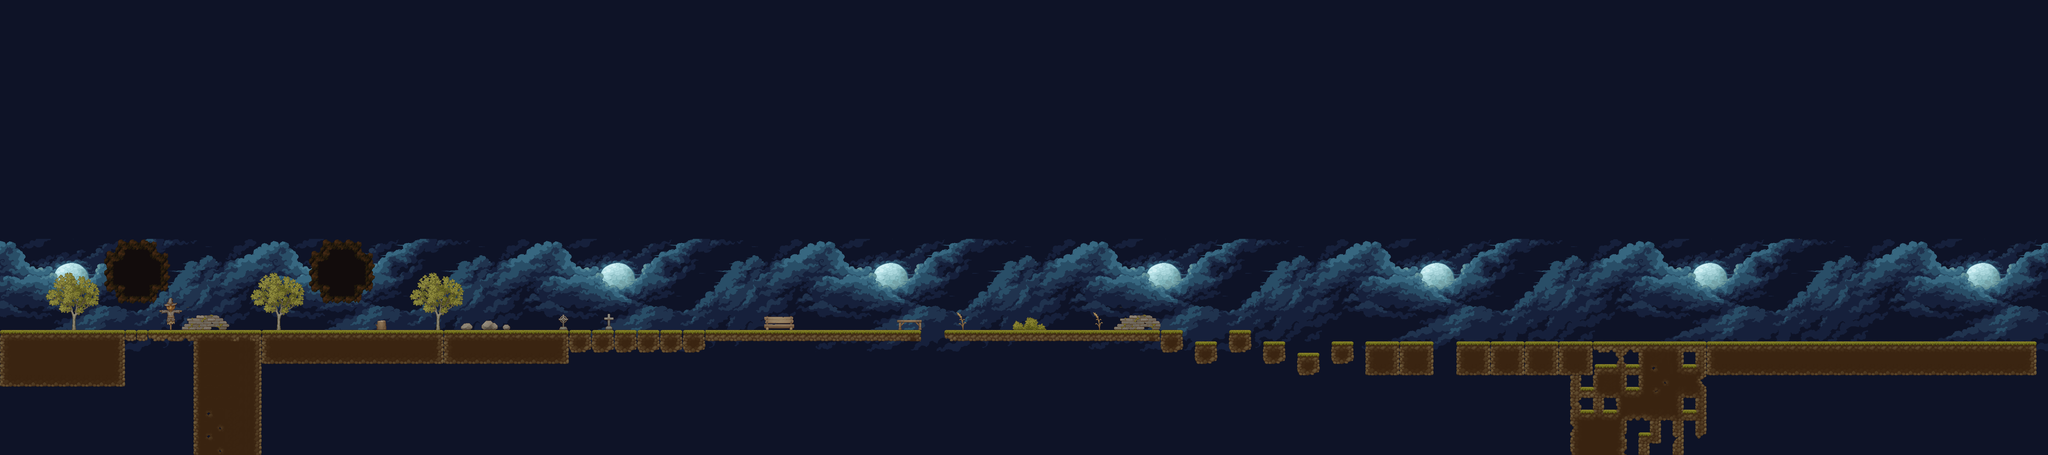

A 2D game scene composited from a Tiled map and its tileset images. What follows is a short description and the map's XML, with each tile layer's data collapsed to a summary:
An orthogonal 180x40 tile map with 32x32 px tiles, 2 tile layers (background, graphics), 4 tilesets and 42 objects.

<map version="1.10" tiledversion="1.10.2" orientation="orthogonal" renderorder="right-down" width="180" height="40" tilewidth="32" tileheight="32" infinite="0" nextlayerid="6" nextobjectid="72">
 <tileset firstgid="1" name="tileset1" tilewidth="32" tileheight="32" tilecount="256" columns="16">
  <image source="../Tileset/TX Tileset Ground.png" width="512" height="512" />
 </tileset>
 <tileset firstgid="257" name="tileset2" tilewidth="32" tileheight="32" tilecount="1024" columns="32">
  <image source="../Tileset/TX Village Props.png" width="1024" height="1024" />
 </tileset>
 <tileset firstgid="1281" name="tileset3" tilewidth="32" tileheight="32" tilecount="132" columns="11">
  <image source="../Tileset/Hero's Journey - Moon Graveyard/Tiles.png" width="352" height="384" />
 </tileset>
 <tileset firstgid="1413" name="background_tileset1" tilewidth="32" tileheight="32" tilecount="312" columns="24">
  <image source="../Tileset/Hero's Journey - Moon Graveyard/Background_0.png" width="768" height="416" />
 </tileset>
 <layer id="1" name="background" width="180" height="40">
  <data>[7200 cells, 7200 non-empty, 312 distinct tile ids]</data>
 </layer>
 <layer id="2" name="graphics" width="180" height="40">
  <data>[7200 cells, 765 non-empty, 227 distinct tile ids]</data>
 </layer>
 <objectgroup id="4" name="ground">
  <object id="1" x="0" y="928" width="352" height="160" />
  <object id="2" x="416" y="928" width="320" height="32" />
  <object id="3" x="544" y="960" width="192" height="320" />
  <object id="9" x="1248" y="928" width="352" height="96" />
  <object id="10" x="736" y="928" width="512" height="96" />
  <object id="11" x="352" y="928" width="64" height="32" />
  <object id="12" x="1600" y="928" width="384" height="64" />
  <object id="15" x="1984" y="928" width="608" height="32" />
  <object id="16" x="2656" y="928" width="608" height="32" />
  <object id="29" x="3264" y="928" width="64" height="64" />
  <object id="30" x="3360" y="960" width="64" height="64" />
  <object id="31" x="3456" y="928" width="64" height="64" />
  <object id="32" x="3552" y="960" width="64" height="64" />
  <object id="33" x="3648" y="992" width="64" height="64" />
  <object id="34" x="3744" y="960" width="64" height="64" />
  <object id="35" x="3840" y="960" width="192" height="96" />
  <object id="36" x="4096" y="960" width="320" height="96" />
  <object id="37" x="4416" y="960" width="384" height="320" />
  <object id="38" x="4800" y="960" width="928" height="96" />
 </objectgroup>
 <objectgroup id="5" name="crystal">
  <object id="42" x="256" y="896" width="32" height="32" />
  <object id="43" x="320" y="896" width="32" height="32" />
  <object id="44" x="384" y="896" width="32" height="32" />
  <object id="45" x="192" y="896" width="32" height="32" />
  <object id="46" x="736" y="896" width="32" height="32" />
  <object id="47" x="800" y="896" width="32" height="32" />
  <object id="48" x="864" y="896" width="32" height="32" />
  <object id="49" x="928" y="896" width="32" height="32" />
  <object id="50" x="2592" y="864" width="32" height="32" />
  <object id="52" x="2720" y="864" width="32" height="32" />
  <object id="53" x="2784" y="864" width="32" height="32" />
  <object id="54" x="2848" y="864" width="32" height="32" />
  <object id="55" x="2912" y="864" width="32" height="32" />
  <object id="57" x="3296" y="864" width="32" height="32" />
  <object id="58" x="3392" y="896" width="32" height="32" />
  <object id="59" x="3488" y="864" width="32" height="32" />
  <object id="60" x="3584" y="896" width="32" height="32" />
  <object id="61" x="3680" y="928" width="32" height="32" />
  <object id="62" x="3776" y="896" width="32" height="32" />
  <object id="66" x="4128" y="896" width="32" height="32" />
  <object id="67" x="4224" y="896" width="32" height="32" />
  <object id="68" x="4320" y="896" width="32" height="32" />
  <object id="69" x="4448" y="896" width="32" height="32" />
 </objectgroup>
</map>
